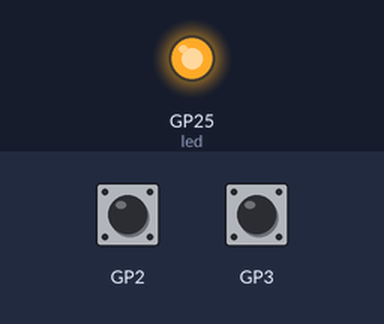
The program below on a simulated Raspberry Pi Pico running CircuitPython. On the bench: output pins drawn as LEDs (lit = HIGH). The test bench sets the inputs (shaded band); at power-on: GP2 HIGH, GP3 HIGH. USB keyboard and mouse output is not drawn.

Above: at 0.1 s.
At 0.7 s:
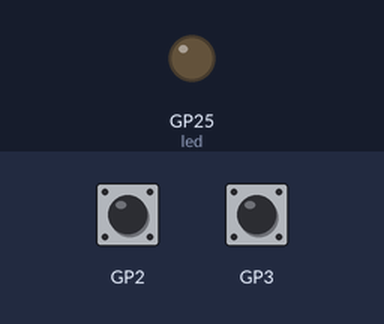
Timing chart, 0 to 2.2 s (numbered marks = the images above):
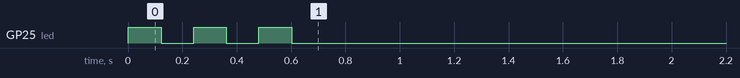

The program:

code.py
```python
# ASTRA — rotary dial to USB keyboard digits
# Raspberry Pi Pico (RP2040) + CircuitPython 9.x + adafruit_hid
#
# Reads the pulse contacts of a Swedish rotary dial and types 0-9.
# Nothing else is ever sent. tv.html treats plain digits as the whole
# interface (date entry, 000 = reset, 1/2/3 = the clarify choice).
#
# ─────────────────────────────────────────────────────────────────────
# THE SWEDISH MAPPING — the one thing that must not be got wrong
#
#   0 sends 1 pulse, 1 sends 2, ... 9 sends 10   →   digit = pulses - 1
#
# The international/ABC standard is the other way round (1→1 ... 0→10).
# Faceplate tell: a Swedish dial prints 0 beside 1 at the fingerstop.
# Get this backwards and every birthdate in the exhibition is shifted by
# one digit — and it will look like a content bug, not a wiring bug.
# ─────────────────────────────────────────────────────────────────────
#
# WIRING (see ../README.md for how to find the contacts with a meter)
#
#   PULSE_PIN      → one side of the dial's IMPULSE contact pair
#   GND            → the other side
#   OFF_NORMAL_PIN → one side of the OFF-NORMAL contact pair  (optional,
#   GND              strongly recommended — see below)
#
# The off-normal contact is closed only while the dial is away from rest.
# Wiring it turns "a digit ended because nothing happened for 250 ms" into
# "a digit ended because the dial physically returned", and it makes a
# stray pulse arriving while the dial is AT REST impossible to mistake for
# a dialled 0. One spurious pulse without it types a '0' into somebody's
# birthdate. Two extra wires buy the whole phantom-input class.

import time

import board
import digitalio
import usb_hid
from adafruit_hid.keyboard import Keyboard
from adafruit_hid.keycode import Keycode

# ── CONFIG ───────────────────────────────────────────────────────────
# These are the only numbers to touch on the bench.

PULSE_PIN = board.GP2
OFF_NORMAL_PIN = board.GP3      # set to None if you wired only the pair
LED_PIN = board.LED             # blinks once per digit sent; None to disable

DEBOUNCE_MS = 20                # contact settle; dial pulses are ~40-60 ms
DIGIT_GAP_MS = 250              # silence that ends a digit (no-off-normal mode)
POST_DIGIT_LOCKOUT_MS = 120     # ignore contacts right after sending
MIN_PULSE_MS = 15               # a "pulse" shorter than this is noise
MAX_PULSE_MS = 200              # ...and longer than this is a stuck contact

PULSE_ACTIVE_LOW = True         # contact closed to GND == pulse asserted
OFF_NORMAL_ACTIVE_LOW = True    # contact closed to GND == dial off rest

KEY_PRESS_MS = 15               # HID press duration
# ─────────────────────────────────────────────────────────────────────

DIGIT_KEYCODES = (
    Keycode.ZERO, Keycode.ONE, Keycode.TWO, Keycode.THREE, Keycode.FOUR,
    Keycode.FIVE, Keycode.SIX, Keycode.SEVEN, Keycode.EIGHT, Keycode.NINE,
)


def _now_ms():
    return time.monotonic_ns() // 1_000_000


def _make_input(pin):
    io = digitalio.DigitalInOut(pin)
    io.direction = digitalio.Direction.INPUT
    io.pull = digitalio.Pull.UP
    return io


class Debounced:
    """A contact, read as a settled boolean. True == asserted (closed)."""

    def __init__(self, pin, active_low, debounce_ms):
        self._io = _make_input(pin)
        self._active_low = active_low
        self._debounce_ms = debounce_ms
        self.state = self._raw()
        self._candidate = self.state
        self._since = _now_ms()

    def _raw(self):
        v = self._io.value
        return (not v) if self._active_low else v

    def update(self, now):
        """Returns True if the settled state changed on this call."""
        raw = self._raw()
        if raw != self._candidate:
            self._candidate = raw
            self._since = now
            return False
        if raw != self.state and (now - self._since) >= self._debounce_ms:
            self.state = raw
            return True
        return False


class Dial:
    def __init__(self, keyboard, led=None):
        self.kbd = keyboard
        self.led = led
        self.pulse = Debounced(PULSE_PIN, PULSE_ACTIVE_LOW, DEBOUNCE_MS)
        self.off_normal = (
            Debounced(OFF_NORMAL_PIN, OFF_NORMAL_ACTIVE_LOW, DEBOUNCE_MS)
            if OFF_NORMAL_PIN is not None
            else None
        )
        self.count = 0
        self.rejected = False        # this digit saw something implausible
        self.last_edge = 0
        self.pulse_started = 0
        self.lockout_until = 0

    # ── pulse accounting ──
    def _begin_pulse(self, now):
        self.pulse_started = now
        self.last_edge = now

    def _end_pulse(self, now):
        width = now - self.pulse_started
        self.last_edge = now
        if width < MIN_PULSE_MS or width > MAX_PULSE_MS:
            # Too short to be a dial, or a contact that stuck. Poison the
            # digit rather than let a wrong number into a birthdate.
            self.rejected = True
            return
        self.count += 1
        if self.count > 10:
            self.rejected = True

    def _reset(self):
        self.count = 0
        self.rejected = False

    def _emit(self, now):
        count, rejected = self.count, self.rejected
        self._reset()
        self.lockout_until = now + POST_DIGIT_LOCKOUT_MS
        if rejected or not (1 <= count <= 10):
            return None
        digit = count - 1                      # ← the Swedish mapping
        self.kbd.press(DIGIT_KEYCODES[digit])
        time.sleep(KEY_PRESS_MS / 1000)
        self.kbd.release_all()
        if self.led is not None:
            self.led.value = True
            time.sleep(0.02)
            self.led.value = False
        return digit

    # ── main step ──
    def step(self, now):
        if self.off_normal is not None:
            was_off_rest = self.off_normal.state
            if self.off_normal.update(now):
                if self.off_normal.state and not was_off_rest:
                    self._reset()             # dial has left rest: new digit
                elif was_off_rest and not self.off_normal.state:
                    return self._emit(now)    # dial is home: digit complete

            # At rest, contacts are not the visitor. Ignore them entirely —
            # this is what kills phantom input from mains hum near the TV.
            if not self.off_normal.state:
                self.pulse.update(now)
                return None

        if now < self.lockout_until:
            self.pulse.update(now)
            return None

        if self.pulse.update(now):
            if self.pulse.state:
                self._begin_pulse(now)
            else:
                self._end_pulse(now)

        # No off-normal contact wired: fall back to the silence timeout.
        if (
            self.off_normal is None
            and self.count
            and not self.pulse.state
            and (now - self.last_edge) >= DIGIT_GAP_MS
        ):
            return self._emit(now)

        return None


def main():
    kbd = Keyboard(usb_hid.devices)

    led = None
    if LED_PIN is not None:
        led = digitalio.DigitalInOut(LED_PIN)
        led.direction = digitalio.Direction.OUTPUT
        led.value = False

    dial = Dial(kbd, led)

    # Three slow blinks: firmware is alive and the host enumerated it.
    if led is not None:
        for _ in range(3):
            led.value = True
            time.sleep(0.12)
            led.value = False
            time.sleep(0.12)

    while True:
        dial.step(_now_ms())
        time.sleep(0.001)


main()
```
